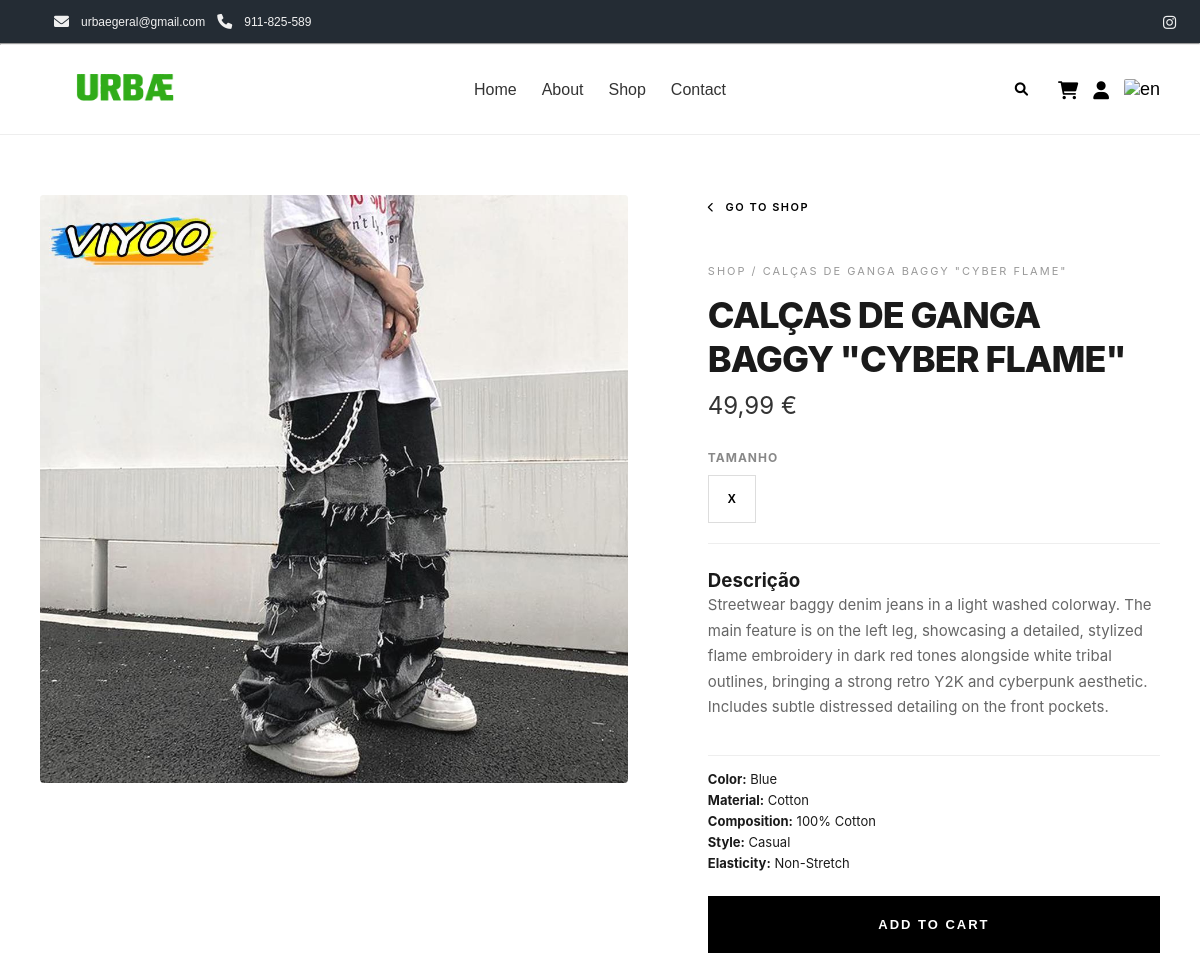
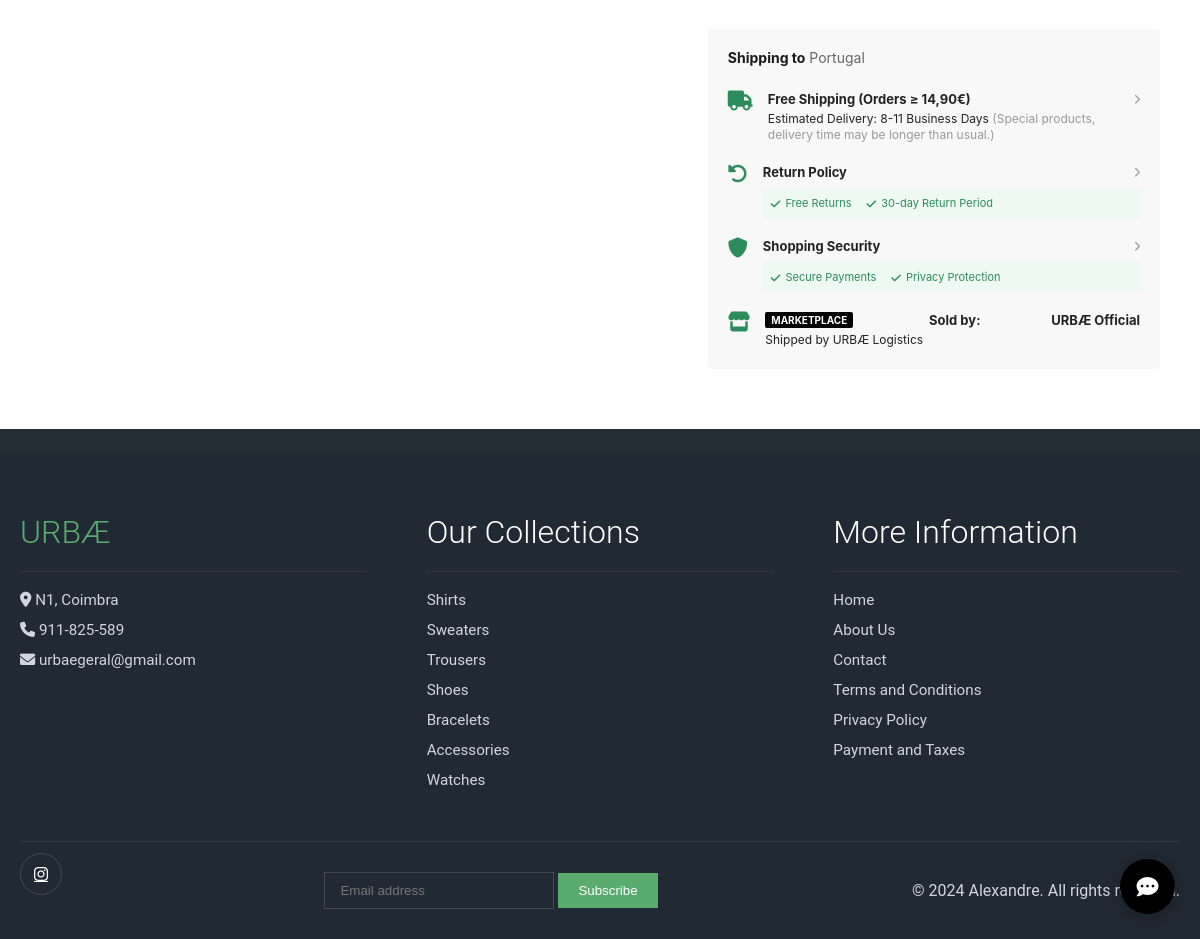
The page /produtoeng.php?id=2 on the database its author committed (2 pictures, top to bottom).
### tables this page shows
CREATE TABLE `produtos` (
  `id` int(11) NOT NULL,
  `designacao` varchar(50) NOT NULL,
  `descricao` text DEFAULT NULL,
  `imagem` varchar(255) DEFAULT NULL,
  `preco` decimal(10,2) NOT NULL,
  `categoria` varchar(50) NOT NULL,
  `tamanho` varchar(100) DEFAULT NULL,
  `composicao` varchar(100) DEFAULT NULL,
  `cor` varchar(50) DEFAULT NULL,
  `material` varchar(100) DEFAULT NULL,
  `detalhes` varchar(100) DEFAULT NULL,
  `tipo_desenho` varchar(100) DEFAULT NULL,
  `estilo` varchar(100) DEFAULT NULL,
  `elasticidade` varchar(50) DEFAULT NULL,
  `tipo_ajuste` varchar(50) DEFAULT NULL,
  `comprimento_manga` varchar(50) DEFAULT NULL,
  `vendidos` int(11) DEFAULT 0,
  `stock` int(11) DEFAULT 10,
  `descricao_en` varchar(500) DEFAULT NULL,
  `designacao_en` varchar(50) DEFAULT NULL,
  `categoria_en` varchar(50) DEFAULT NULL,
  `composicao_en` varchar(100) DEFAULT NULL,
  `cor_en` varchar(50) DEFAULT NULL,
  `material_en` varchar(100) DEFAULT NULL,
  `estilo_en` varchar(100) DEFAULT NULL,
  `elasticidade_en` varchar(50) DEFAULT NULL,
  `tipo_ajuste_en` varchar(50) DEFAULT NULL,
  `comprimento_manga_en` varchar(50) DEFAULT NULL,
  `genero` varchar(20) DEFAULT NULL
);

### produtoeng.php (the view, shortened to what this page needs)
<?php
require ".ht_conexao-bd.php";
$id = isset($_GET['id']) ? mysqli_real_escape_string($conexao, $_GET['id']) : 0;
$sql = "SELECT * FROM produtos WHERE id = '$id'";
$res = mysqli_query($conexao, $sql);
$produto = mysqli_fetch_assoc($res);
$cor        = !empty($produto['cor_en'])        ? $produto['cor_en']        : ($produto['cor'] ?? 'Not defined');
$material   = !empty($produto['material_en'])   ? $produto['material_en']   : ($produto['material'] ?? 'Not specified');
$composicao = !empty($produto['composicao_en']) ? $produto['composicao_en'] : ($produto['composicao'] ?? 'N/A');
$estilo     = !empty($produto['estilo_en'])     ? $produto['estilo_en']     : ($produto['estilo'] ?? 'Urban');
$elasticidade = !empty($produto['elasticidade_en']) ? $produto['elasticidade_en'] : ($produto['elasticidade'] ?? 'N/A');
$detalhes     = !empty($produto['detalhes_en']) ? $produto['detalhes_en'] : ($produto['detalhes'] ?? '');?>
<!DOCTYPE html>
<html lang="eng">
<head>
    <link rel="stylesheet" href="style.css">
    <link rel="stylesheet" href="https://cdnjs.cloudflare.com/ajax/libs/font-awesome/6.0.0/css/all.min.css">
</head>
<body>
    <nav class="nav-top">
    <div class="contact-left">
        <i class="fa fa-envelope"></i>urbaegeral@gmail.com
        <i class="fa fa-phone mx-2"></i>911-825-589
    </div>
    <div class="social-right">
        <a href="https://www.instagram.com/urbae_eng/"><i class="fab fa-instagram"></i></a>
    </div>
    </nav>
    <hr>
<header class="URBAE-nav">
        <a href="indexeng.php">
            <img src="URBAE verde logo.png" alt="URBAE Logo" height="90" width="110" style="margin-left: 30px;">
        </a>
        <nav class="nav-links">
    <a href="indexeng.php">Home</a>
    <a href="abouteng.php">About</a>
    <a href="shopeng.php">Shop</a>
    <a href="contacteng.php">Contact</a>
</nav>
     <div class="nav-icons">
    <form method="GET" action="shopeng.php" id="searchForm" style="display:flex; align-items:center; gap:6px;">
        <button type="button" id="lupaBtn" style="background:none; border:none; cursor:pointer;">
            <i class="fas fa-search"></i>
        </button>
    </form>
<?php if (!isset($_SESSION["utilizador"])): ?>
    <a href="#" class="icon-badge" onclick="alert('You need to log in to access the cart!'); return false;">
        <i class="fas fa-shopping-cart"></i>
    </a>
<?php else: ?>
    <a href="carrinhoeng.php" class="icon-badge">
        <i class="fas fa-shopping-cart"></i>
    </a>
<?php endif; ?>
<?php if (!isset($_SESSION["utilizador"])): ?>
    <a href="#" class="icon-badge user-btn">
        <i class="fas fa-user"></i>
    </a>
<?php endif; ?>
<a href="#" class="icon-badge lang-btn" id="openLangModal" title="Idioma">
    <img src="https://flagcdn.com/w20/us.png" alt="en">
</a>
    </div>
    </header>
    <main class="product-container">
        <div class="product-left">
            <img src="<?= !empty($produto['imagem']) ? 'assets/img/produtos/' . $produto['imagem'] : 'assets/img/produtos/default.jpg' ?>" alt="<?= $produto['designacao'] ?>">        </div>
            <div class="product-right">
            <a href="shopeng.php" class="btn-back">
                <i class="fas fa-chevron-left"></i> Go to Shop
            </a>
            <nav class="breadcrumb">
                <a href="shopeng.php">SHOP</a> / <?= strtoupper($produto['designacao']) ?>
            </nav>
            <h1><?= $produto['designacao'] ?></h1>
            <p class="product-price"><?= number_format($produto['preco'], 2, ',', '.') ?> €</p>
            <div class="product-size-section">
                <div style="font-size:12px; font-weight:700; color:#888; letter-spacing:1px; margin-bottom:10px;">TAMANHO</div>
                <div class="size-buttons">
                    <?php
                    $tamanhos = !empty($produto['tamanho']) ? explode(',', $produto['tamanho']) : ['ÚNICO'];
                    foreach ($tamanhos as $t):
                        $t = trim($t);
                    ?>
                    <button class="size-btn" onclick="selecionarTamanho(this, '<?= $t ?>')"><?= strtoupper($t) ?></button>
                    <?php endforeach; ?>
                </div>
            </div>
            <div class="description-box">
                <h3>Descrição</h3>
            <p><?= !empty($produto['descricao_en']) ? $produto['descricao_en'] : (!empty($produto['descricao']) ? $produto['descricao'] : "This exclusive URBÆ piece defines modern urban style with premium comfort.") ?></p>            </div>
            <div class="product-specs" style="margin-top: 20px; border-top: 1px solid #eee; padding-top: 15px;">
    <p style="font-size: 13px; margin-bottom: 5px;"><strong>Color:</strong> <?= $cor ?></p>
    <p style="font-size: 13px; margin-bottom: 5px;"><strong>Material:</strong> <?= $material ?></p>
    <p style="font-size: 13px; margin-bottom: 5px;"><strong>Composition:</strong> <?= $composicao ?></p>
    <p style="font-size: 13px; margin-bottom: 5px;"><strong>Style:</strong> <?= $estilo ?></p>
    <p style="font-size: 13px; margin-bottom: 5px;"><strong>Elasticity:</strong> <?= $elasticidade ?></p>
    </div>
    <br>
<form class="form-ajax-carrinho">
    <?php if (isset($_SESSION['utilizador'])): ?>
        <button type="submit" class="btn-buy-large">
            ADD TO CART
        </button>
    <?php else: ?>
        <button type="button" class="btn-buy-large" onclick="alertaLogin()">
            ADD TO CART
        </button>
    <?php endif; ?>
</form>
<div class="shipping-info-card">
    <div class="shipping-header">
        <strong>Shipping to</strong> <span>Portugal</span>
    </div>
    <div class="shipping-item">
        <div class="shipping-icon"><i class="fas fa-truck"></i></div>
        <div class="shipping-text">
            <div class="shipping-title">Free Shipping (Orders ≥ 14,90€) <i class="fas fa-chevron-right arrow-detail"></i></div>
            <p>Estimated Delivery: 8-11 Business Days <span>(Special products, delivery time may be longer than usual.)</span></p>
        </div>
    </div>
    <div class="shipping-item" id="btn-devolucao" style="cursor: pointer;">
    <div class="shipping-icon"><i class="fas fa-undo-alt"></i></div>
    <div class="shipping-text">
        <div class="shipping-title">Return Policy <i class="fas fa-chevron-right arrow-detail"></i></div>
        <div class="security-tags">
            <span><i class="fas fa-check"></i> Free Returns</span>
            <span><i class="fas fa-check"></i> 30-day Return Period</span>
        </div>
    </div>
</div>
<div class="shipping-item" id="btn-seguranca" style="cursor: pointer;">
    <div class="shipping-icon"><i class="fas fa-shield-alt"></i></div>
    <div class="shipping-text">
        <div class="shipping-title">Shopping Security <i class="fas fa-chevron-right arrow-detail"></i></div>
        <div class="security-tags">
            <span><i class="fas fa-check"></i> Secure Payments</span>
            <span><i class="fas fa-check"></i> Privacy Protection</span>
        </div>
    </div>
</div>
    <div class="shipping-item">
        <div class="shipping-icon"><i class="fas fa-store"></i></div>
        <div class="shipping-text">
            <div class="shipping-title"><span class="badge-market">Marketplace</span> Sold by: <strong>URBÆ Official</strong></div>
            <p>Shipped by URBÆ Logistics</p>
        </div>
    </div>
</div>
        </div>
    </main>
    <nav class="nav-top">
     </nav>
</body>
    <footer class="footer">
        <div class="container">
            <div class="footer-top">
                <div class="footer-box">
                    <h2 class="footer-title green">URBÆ</h2>
                    <hr style="background-color: #474747; border: none; opacity: 0.4; height: 1px;">
                    <br>
                    <ul>
                        <li><i class="fas fa-map-marker-alt"></i> N1, Coimbra</li>
                        <li><i class="fas fa-phone"></i> 911-825-589</li>
                        <li><i class="fas fa-envelope"></i> urbaegeral@gmail.com</li>
                    </ul>
                </div>
                <div class="footer-box">
                    <h2 class="footer-title">Our Collections</h2>
                    <hr style="height: 1px; background-color: #474747; border: none; opacity: 0.4;">
                    <br>
                    <ul>
                        <li><a href="shopeng.php?cat=camisas">Shirts</a></li>
                        <li><a href="shopeng.php?cat=sweaters">Sweaters</a></li>
                        <li><a href="shopeng.php?cat=Calcas">Trousers</a></li>
                        <li><a href="shopeng.php?cat=sapatos">Shoes</a></li>
                        <li><a href="shopeng.php?cat=Braceletes">Bracelets</a></li>
                        <li><a href="shopeng.php?cat=acessorios">Accessories</a></li>
                        <li><a href="shopeng.php?cat=relogios">Watches</a></li>
                    </ul>
                </div>
                <div class="footer-box">
                    <h2 class="footer-title">More Information</h2>
                    <hr style="height: 1px; background-color: #474747; border: none; opacity: 0.4;">
                    <br>
                    <ul>
                        <li><a href="indexeng.php">Home</a></li>
                        <li><a href="abouteng.php">About Us</a></li>
                        <li><a href="contacteng.php">Contact</a></li>
                        <li><a href="termoseng.php">Terms and Conditions</a></li>
                        <li><a href="politicaprivacidadeeng.php">Privacy Policy</a></li>
                        <li><a href="pagamento_e_impostoseng.php">Payment and Taxes</a></li>
                    </ul>
                </div>
            </div>
            <hr class="footer-line">
            <div class="footer-bottom">
                <div class="socials">
                    <a href="https://www.instagram.com/urbae_eng/"><i class="fab fa-instagram"></i></a>
                </div>
              <div class="newsletter">
    <form action="subscrever.php" method="POST">
        <input type="email" name="email" placeholder="Email address" required>
        <button type="submit">Subscribe</button>
    </form>
              </div>
            <p class="copyright">
                &copy; 2024 Alexandre. All rights reserved.
            </p>
        </div>
    </footer>
<div id="chat-bubble" onclick="toggleChat()">
    <i class="fas fa-comment-dots"></i>
</div>
</body>
</html>

### style.css (style rules this page uses)
* { margin: 0; padding: 0; box-sizing: border-box; }
body { font-family: 'Roboto', sans-serif; background-color: #ffffff; font-weight: 400; }
.nav-top { top: 0; left: 0; width: 100%; background-color: #242c34; color: #f0f0f0; font-size: 15px; font-weight: 300; display: flex; justify-content: space-between; align-items: center; padding: 12px 24px; z-index: 1000; }
.nav-top .contact-left, .nav-top .social-right { display: flex; align-items: center; gap: 12px; }
.nav-top .contact-left { font-size: 12px; font-weight: 300; margin-left: 30px; font-family: Poppins, sans-serif; }
.nav-top i { font-size: 15px; vertical-align: middle; }
.nav-top a { color: #f0f0f0; text-decoration: none; transition: color 0.3s ease; }
main { margin-top: 60px; }
body { background-color: #ffffff; }
.icon-badge { position: relative; }
.URBAE-nav { display: flex; align-items: center; justify-content: space-between; padding: 1px 110px; background-color: #ffffff; border-bottom: 1px solid #eaeaea; font-family: Helvetica, arial, sans-serif; height: 90px; }
.URBAE-nav > a:first-child { flex: 0 0 200px; display: flex; align-items: center; }
.URBAE-nav img { display: block; }
.nav-links { display: flex; gap: 40px; flex: 1; justify-content: center; align-items: center; }
.nav-links a { text-decoration: none; color: #222; font-size: 16px; font-weight: 500; transition: color 0.3s ease; white-space: nowrap; }
.nav-icons { display: flex; align-items: center; gap: 20px; flex: 0 0 200px; justify-content: flex-end; }
.nav-icons a { color: #000; font-size: 18px; text-decoration: none; transition: transform 0.2s ease; }
.lang-btn img { border-radius: 2px; vertical-align: middle; }
.footer { background: #212934; color: #cfd6e1; font-family: 'Roboto', sans-serif; }
.container { max-width: 1320px; margin: auto; padding: 60px 20px 30px; }
.footer-top { display: grid; grid-template-columns: repeat(3, 1fr); gap: 60px; }
.footer-title { font-size: 2rem; font-weight: 300; margin-bottom: 20px; color: #fff; }
.footer-title.green { color: #59ab6e; font-weight: 300; }
.footer-box ul { list-style: none; padding: 0; }
.footer-box ul li { margin-bottom: 12px; font-size: 0.95rem; }
.footer-box ul li a { color: #cfd6e1; text-decoration: none; }
.footer-line { margin: 40px 0 30px; border: none; border-top: 1px solid rgba(255,255,255,0.08); }
.footer-bottom { display: flex; justify-content: space-between; align-items: center; }
.socials a { width: 42px; height: 42px; border: 1px solid rgba(255,255,255,0.15); border-radius: 50%; display: inline-flex; align-items: center; justify-content: center; margin-right: 8px; color: #fff; transition: all 0.3s ease; margin-top: -225px; position: relative; top: -10px; }
.newsletter { display: flex; }
.newsletter input { background: transparent; border: 1px solid rgba(255,255,255,0.15); padding: 10px 15px; color: #fff; width: 230px; }
.newsletter button { background: #59ab6e; border: none; padding: 10px 20px; color: #fff; cursor: pointer; }

### rows shown on the page
produtos: imagem (picture), designacao "CALÇAS DE GANGA BAGGY \"CYBER FLAME\"", preco "49,99", tamanho "X", descricao_en "Streetwear baggy denim jeans in a light washed colorway. The main feature is on the left leg, showcasing a detailed, stylized flame embroidery in dark red tones alongside white tribal outlines, bringing a strong retro Y2K and cyberpunk aesthetic. Includes subtle distressed detailing on the front pockets.", cor_en "Blue", material_en "Cotton", composicao_en "100% Cotton", estilo_en "Casual", elasticidade_en "Non-Stretch"
